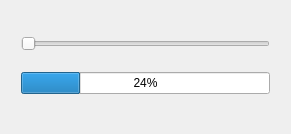
<?xml version="1.0" encoding="UTF-8"?>
<ui version="4.0">
 <class>MainWindow</class>
 <widget class="QMainWindow" name="MainWindow">
  <property name="geometry">
   <rect>
    <x>0</x>
    <y>0</y>
    <width>291</width>
    <height>134</height>
   </rect>
  </property>
  <property name="windowTitle">
   <string>MainWindow</string>
  </property>
  <widget class="QWidget" name="centralWidget">
   <widget class="QWidget" name="">
    <property name="geometry">
     <rect>
      <x>10</x>
      <y>10</y>
      <width>271</width>
      <height>111</height>
     </rect>
    </property>
    <layout class="QVBoxLayout" name="verticalLayout">
     <item>
      <widget class="QSlider" name="horizontalSlider">
       <property name="orientation">
        <enum>Qt::Horizontal</enum>
       </property>
      </widget>
     </item>
     <item>
      <widget class="QProgressBar" name="progressBar">
       <property name="value">
        <number>24</number>
       </property>
      </widget>
     </item>
    </layout>
   </widget>
  </widget>
 </widget>
 <layoutdefault spacing="6" margin="11"/>
 <resources/>
 <connections/>
</ui>
